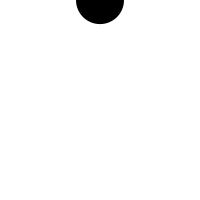
Frame 1 (no input)
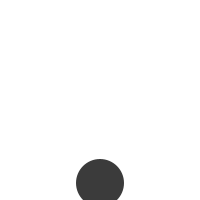
Frame 60 (the mouse pressed at the canvas centre just before this capture)
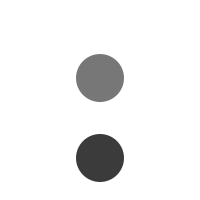
Frame 120 (the mouse held since frame 60 and released just before this capture)

The Processing sketch that drew these frames (run headless with seeded random() and noise(); from frame 60 on, the mouse is pressed at the canvas centre):

// Processing sketch: ArrayListClass
// ── ArrayListClass.pde
/**
 * ArrayList of objects
 * by Daniel Shiffman.
 * 
 * This example demonstrates how to use a Java ArrayList to store 
 * a variable number of objects.  Items can be added and removed 
 * from the ArrayList.
 * 
 * Click the mouse to add bouncing balls.
 */

ArrayList balls;
int ballWidth = 48;

void setup() {
  size(200, 200);
  smooth();
  noStroke();

  // Create an empty ArrayList
  balls = new ArrayList();
  
  // Start by adding one element
  balls.add(new Ball(width/2, 0, ballWidth));
}

void draw() {
  background(255);

  // With an array, we say balls.length, with an ArrayList, we say balls.size()
  // The length of an ArrayList is dynamic
  // Notice how we are looping through the ArrayList backwards
  // This is because we are deleting elements from the list  
  for (int i = balls.size()-1; i >= 0; i--) { 
    // An ArrayList doesn't know what it is storing so we have to cast the object coming out
    Ball ball = (Ball) balls.get(i);
    ball.move();
    ball.display();
    if (ball.finished()) {
      // Items can be deleted with remove()
      balls.remove(i);
    }
  }
}

void mousePressed() {
  // A new ball object is added to the ArrayList (by default to the end)
  balls.add(new Ball(mouseX, mouseY, ballWidth));
}

// ── Ball.pde
// Simple bouncing ball class

class Ball {
  
  float x;
  float y;
  float speed;
  float gravity;
  float w;
  float life = 255;
  
  Ball(float tempX, float tempY, float tempW) {
    x = tempX;
    y = tempY;
    w = tempW;
    speed = 0;
    gravity = 0.1;
  }
  
  void move() {
    // Add gravity to speed
    speed = speed + gravity;
    // Add speed to y location
    y = y + speed;
    // If square reaches the bottom
    // Reverse speed
    if (y > height) {
      // Dampening
      speed = speed * -0.8;
      y = height;
    }
  }
  
  boolean finished() {
    // Balls fade out
    life--;
    if (life < 0) {
      return true;
    } else {
      return false;
    }
  }
  
  void display() {
    // Display the circle
    fill(0,life);
    //stroke(0,life);
    ellipse(x,y,w,w);
  }
}
